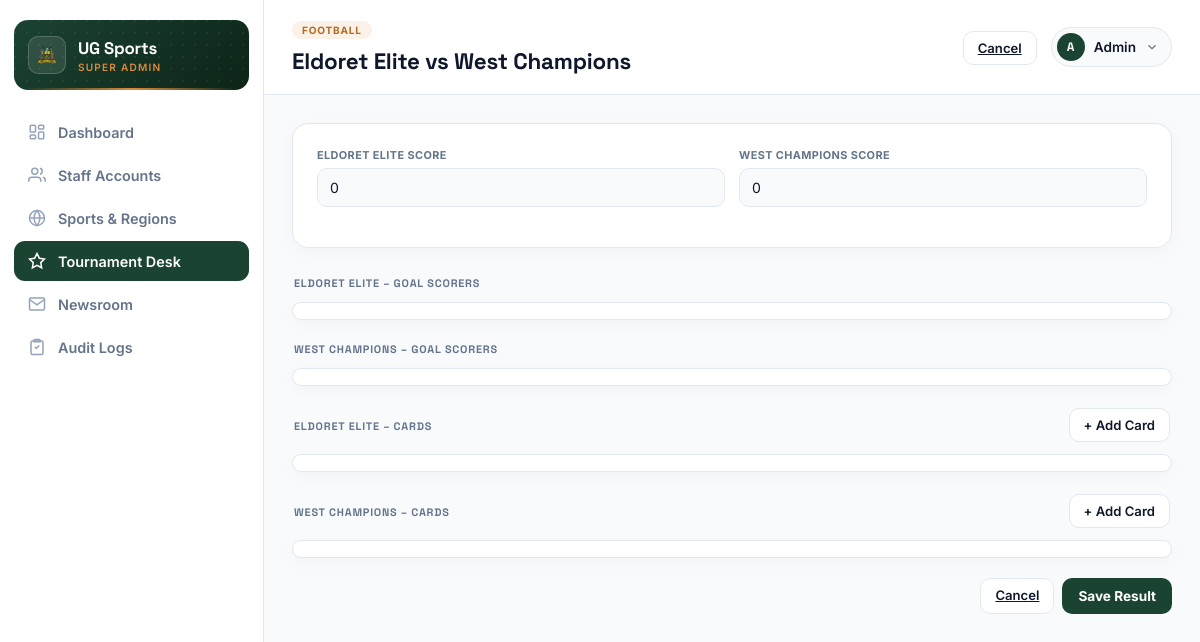
The page /accounts/fixtures/63/result/ (signed in) on the database its author committed.
### accounts/models.py (models this page shows, shortened)
class Fixture(models.Model):
    class Status(models.TextChoices):
        SCHEDULED = 'scheduled', 'Scheduled'
        LIVE = 'live', 'Live'
        COMPLETED = 'completed', 'Completed'
        POSTPONED = 'postponed', 'Postponed'
        CANCELLED = 'cancelled', 'Cancelled'
    phase_sport = models.ForeignKey(PhaseSport, on_delete=models.CASCADE, related_name='fixtures',null=True)
    group = models.ForeignKey(Group, on_delete=models.SET_NULL, null=True, blank=True, related_name='fixtures')
    home_team = models.ForeignKey(Team, on_delete=models.CASCADE, related_name='home_fixtures')
    away_team = models.ForeignKey(Team, on_delete=models.CASCADE, related_name='away_fixtures')
    round_number = models.PositiveSmallIntegerField(help_text="Matchday / round index")
    leg = models.PositiveSmallIntegerField(default=1)
    venue = models.CharField(max_length=150, blank=True)
    kickoff_at = models.DateTimeField(null=True, blank=True)
    status = models.CharField(max_length=20, choices=Status.choices, default=Status.SCHEDULED)
    class Meta:
        ordering = ['round_number', 'kickoff_at']

class PhaseSport(models.Model):
    class Format(models.TextChoices):
        LEAGUE = 'league', 'League'
        KNOCKOUT = 'knockout', 'Knockout'
        GROUP_KNOCKOUT = 'group_knockout', 'Group Stage + Knockout'
        UEFA_LEAGUE_PHASE = 'uefa_league_phase', 'UEFA-Style League Phase'
    phase = models.ForeignKey(Phase, on_delete=models.CASCADE, related_name='phase_sports')
    sport = models.ForeignKey(Sport, on_delete=models.PROTECT, related_name='phase_entries')
    fixture_format = models.CharField(max_length=20, choices=Format.choices, default=Format.LEAGUE)
    legs = models.PositiveSmallIntegerField(default=1, help_text="1 = single round-robin, 2 = home & away")
    fixtures_generated = models.BooleanField(default=False)
    class Meta:
        unique_together = ('phase', 'sport')
        verbose_name = "Phase Sport"
        verbose_name_plural = "Phase Sports"

class Sport(models.Model):
    name = models.CharField(max_length=60, unique=True)
    rules_summary = models.CharField(max_length=255, help_text="e.g. '11 vs 11, 2x45min halves'")
    players_per_side = models.PositiveSmallIntegerField(default=11)
    is_active = models.BooleanField(default=True)
    class Meta:
        ordering = ['name']

class Team(models.Model):
    name = models.CharField(max_length=120)
    sport = models.ForeignKey(Sport, on_delete=models.PROTECT, related_name='teams')
    ward = models.ForeignKey(Ward, on_delete=models.PROTECT, related_name='teams')
    home_ground = models.CharField(max_length=150, blank=True)
    coach_name = models.CharField(max_length=120, blank=True)
    coach_phone = models.CharField(max_length=20, blank=True)
    created_by = models.ForeignKey(
        settings.AUTH_USER_MODEL, on_delete=models.SET_NULL, null=True,
        related_name='teams_created'
    )
    created_at = models.DateTimeField(auto_now_add=True)
    class Meta:
        unique_together = ('name', 'sport', 'ward')
        ordering = ['name']

class User(AbstractUser):
    class Role(models.TextChoices):
        SYSTEM_ADMIN = 'system_admin', 'System Admin'
        COUNTY_ICT_OFFICER = 'county_ict', 'County ICT Officer'
        SUB_COUNTY_ADMIN = 'sub_county_admin', 'Sub-County Admin'
        WARD_ADMIN = 'ward_admin', 'Ward Admin'
        TEAM_MANAGER = 'team_manager', 'Team Manager'
    role = models.CharField(max_length=20, choices=Role.choices)
    sub_county = models.ForeignKey(
        SubCounty, on_delete=models.PROTECT, null=True, blank=True, related_name='admins'
    )
    ward = models.ForeignKey(
        Ward, on_delete=models.PROTECT, null=True, blank=True, related_name='admins'
    )
    phone_number = models.CharField(max_length=20, blank=True)

### accounts/views.py (the view, shortened to what this page needs)
# urls.py: path('fixtures/<int:fixture_pk>/result/', views.ResultEntryView, name='result_entry'),
@superadmin_admin_required
@login_required(login_url='login_admin')
def ResultEntryView(request, fixture_pk):
    fixture = get_object_or_404(
        Fixture.objects.select_related('home_team', 'away_team', 'phase_sport__phase__tournament'),
        pk=fixture_pk
    )
    tournament = fixture.phase_sport.phase.tournament
    home_players = Player.objects.filter(tournament=tournament, team=fixture.home_team).order_by('jersey_number')
    away_players = Player.objects.filter(tournament=tournament, team=fixture.away_team).order_by('jersey_number')
    result = Result.objects.filter(fixture=fixture).first()
    existing_goals = Goal.objects.filter(fixture=fixture).select_related('scorer', 'assisted_by') if result else []
    existing_home_goals = [g for g in existing_goals if g.scorer.team_id == fixture.home_team_id]
    existing_away_goals = [g for g in existing_goals if g.scorer.team_id == fixture.away_team_id]
    existing_cards = Card.objects.filter(fixture=fixture).select_related('player') if result else []
    existing_home_cards = [c for c in existing_cards if c.player.team_id == fixture.home_team_id]
    existing_away_cards = [c for c in existing_cards if c.player.team_id == fixture.away_team_id]
    return render(request, 'superadmin_result_entry.html', {
        'fixture': fixture,
        'result': result,
        'home_players': home_players,
        'away_players': away_players,
        'existing_home_goals': existing_home_goals,
        'existing_away_goals': existing_away_goals,
        'existing_home_cards': existing_home_cards,
        'existing_away_cards': existing_away_cards,
        'active_nav': 'tournaments',
    })

### accounts/templates/superadmin_result_entry.html (shortened to what this page needs)
{% extends "superadmin_base.html" %}
{% block page_eyebrow %}{{ fixture.phase_sport.sport.name }}{% endblock %}
{% block page_title %}{{ fixture.home_team.name }} vs {{ fixture.away_team.name }}{% endblock %}
{% block header_actions %}
<a href="{% url 'phase_detail' fixture.phase_sport.phase_id %}" class="btn-ghost">Cancel</a>
{% endblock %}
{% block content %}
<form method="post" id="result-form">
    <div class="group" style="padding:24px; margin-bottom:22px;">
        <div class="form-grid-columns">
            <div class="form-field-box">
                <label>{{ fixture.home_team.name }} Score</label>
                <input type="number" name="home_score" id="home-score-input" min="0"
                       value="{{ result.home_score|default:0 }}" required oninput="ResultForm.sync()">
            </div>
            <div class="form-field-box">
                <label>{{ fixture.away_team.name }} Score</label>
                <input type="number" name="away_score" id="away-score-input" min="0"
                       value="{{ result.away_score|default:0 }}" required oninput="ResultForm.sync()">
            </div>
        </div>
    </div>
    <div class="group-header-row">
        <h3 class="group-header">{{ fixture.home_team.name }} – Goal Scorers</h3>
    </div>
    <div class="group" id="home-goal-rows" style="padding:8px;"></div>
    <div class="group-header-row" style="margin-top:22px;">
        <h3 class="group-header">{{ fixture.away_team.name }} – Goal Scorers</h3>
    </div>
    <div class="group" id="away-goal-rows" style="padding:8px;"></div>
    <div class="group-header-row" style="margin-top:22px;">
        <h3 class="group-header">{{ fixture.home_team.name }} – Cards</h3>
        <button type="button" class="btn-ghost" onclick="CardForm.addRow('home')">+ Add Card</button>
    </div>
    <div class="group" id="home-card-rows" style="padding:8px;"></div>
    <div class="group-header-row" style="margin-top:22px;">
        <h3 class="group-header">{{ fixture.away_team.name }} – Cards</h3>
        <button type="button" class="btn-ghost" onclick="CardForm.addRow('away')">+ Add Card</button>
    </div>
    <div class="group" id="away-card-rows" style="padding:8px;"></div>
    <div class="form-actions" style="margin-top:20px;">
        <a href="{% url 'phase_detail' fixture.phase_sport.phase_id %}" class="btn-ghost">Cancel</a>
        <button type="submit" class="btn-primary">Save Result</button>
    </div>
</form>
{% endblock %}

### accounts/templates/superadmin_base.html (shortened to what this page needs)
{% load static %}
<!DOCTYPE html>
<html lang="en">
<head>
</head>
<body>
<div class="dashboard-wrapper">
    <aside class="sidebar" id="sidebar">
        <div class="sidebar-brand">
            <div class="sidebar-crest"><img src="{% static 'UG_LOGO.png' %}" alt="Logo"></div>
            <div class="sidebar-title">
                <h1>UG Sports</h1>
                <p>Super Admin</p>
            </div>
        </div>
        <nav>
            <ul class="nav-menu">
                <li><a href="{% url 'dashboard_admin' %}" class="nav-item {% if active_nav == 'dashboard' %}active{% endif %}">
                    <svg viewBox="0 0 24 24"><rect x="3" y="3" width="7" height="9" rx="1.5"/><rect x="14" y="3" width="7" height="5" rx="1.5"/><rect x="14" y="12" width="7" height="9" rx="1.5"/><rect x="3" y="16" width="7" height="5" rx="1.5"/></svg>
                    Dashboard
                </a></li>
                <li><a href="{% url 'staff_accounts' %}" class="nav-item {% if active_nav == 'staff' %}active{% endif %}">
                    <svg viewBox="0 0 24 24"><path d="M17 21v-2a4 4 0 0 0-4-4H5a4 4 0 0 0-4 4v2"/><circle cx="9" cy="7" r="4"/><path d="M23 21v-2a4 4 0 0 0-3-3.87"/><path d="M16 3.13a4 4 0 0 1 0 7.75"/></svg>
                    Staff Accounts
                </a></li>
                <li><a href="{% url 'sports_regions' %}" class="nav-item {% if active_nav == 'regions' %}active{% endif %}">
                    <svg viewBox="0 0 24 24"><circle cx="12" cy="12" r="10"/><line x1="2" y1="12" x2="22" y2="12"/><path d="M12 2a15.3 15.3 0 0 1 4 10 15.3 15.3 0 0 1-4 10 15.3 15.3 0 0 1-4-10 15.3 15.3 0 0 1 4-10z"/></svg>
                    Sports &amp; Regions
                </a></li>
                <li><a href="{% url 'tournament_desk' %}" class="nav-item {% if active_nav == 'tournaments' %}active{% endif %}">
                    <svg viewBox="0 0 24 24"><path d="M12 2l3.09 6.26L22 9.27l-5 4.87 1.18 6.88L12 17.77l-6.18 3.25L7 14.14 2 9.27l6.91-1.01L12 2z"/></svg>
                    Tournament Desk
                </a></li>
                <li><a href="{% url 'newsroom' %}" class="nav-item {% if active_nav == 'news' %}active{% endif %}">
                    <svg viewBox="0 0 24 24"><path d="M4 4h16c1.1 0 2 .9 2 2v12c0 1.1-.9 2-2 2H4c-1.1 0-2-.9-2-2V6c0-1.1.9-2 2-2z"/><polyline points="22,6 12,13 2,6"/></svg>
                    Newsroom
                </a></li>
                <li><a href="{% url 'audit_log' %}" class="nav-item {% if active_nav == 'audit' %}active{% endif %}">
                    <svg viewBox="0 0 24 24"><path d="M9 2h6a1 1 0 0 1 1 1v2H8V3a1 1 0 0 1 1-1z"/><path d="M6 4h12a2 2 0 0 1 2 2v14a2 2 0 0 1-2 2H6a2 2 0 0 1-2-2V6a2 2 0 0 1 2-2z"/><path d="M9 12l2 2 4-4"/></svg>
                    Audit Logs
                </a></li>
            </ul>
        </nav>
    </aside>
    <main class="main-viewport">
        <header class="top-header-bar">
            <div>
                <div class="eyebrow">{% block page_eyebrow %}Overview{% endblock %}</div>
                <h2>{% block page_title %}Dashboard{% endblock %}</h2>
            </div>
            <div class="header-right">
                <div>{% block header_actions %}{% endblock %}</div>
                <div class="user-pill">
                    <button class="user-pill-trigger" onclick="toggleUserDropdown()">
                        <span class="user-avatar">{{ "A" }}</span>
                        <span class="user-label">{{"Admin" }}</span>
                        <svg viewBox="0 0 24 24" fill="none" stroke-width="2"><polyline points="6 9 12 15 18 9"/></svg>
                    </button>
                </div>
            </div>
        </header>
        <div class="content-area">
            {% block content %}{% endblock %}
        </div>
    </main>
</div>
</body>
</html>

### rows shown on the page
Fixture: phase_sport.sport.name "FOOTBALL", home_team.name "Eldoret Elite", away_team.name "West Champions", home_team.name "ELDORET ELITE", away_team.name "WEST CHAMPIONS"
User: username "Admin"

### other values the page prints
{{ "A" }} "A"
